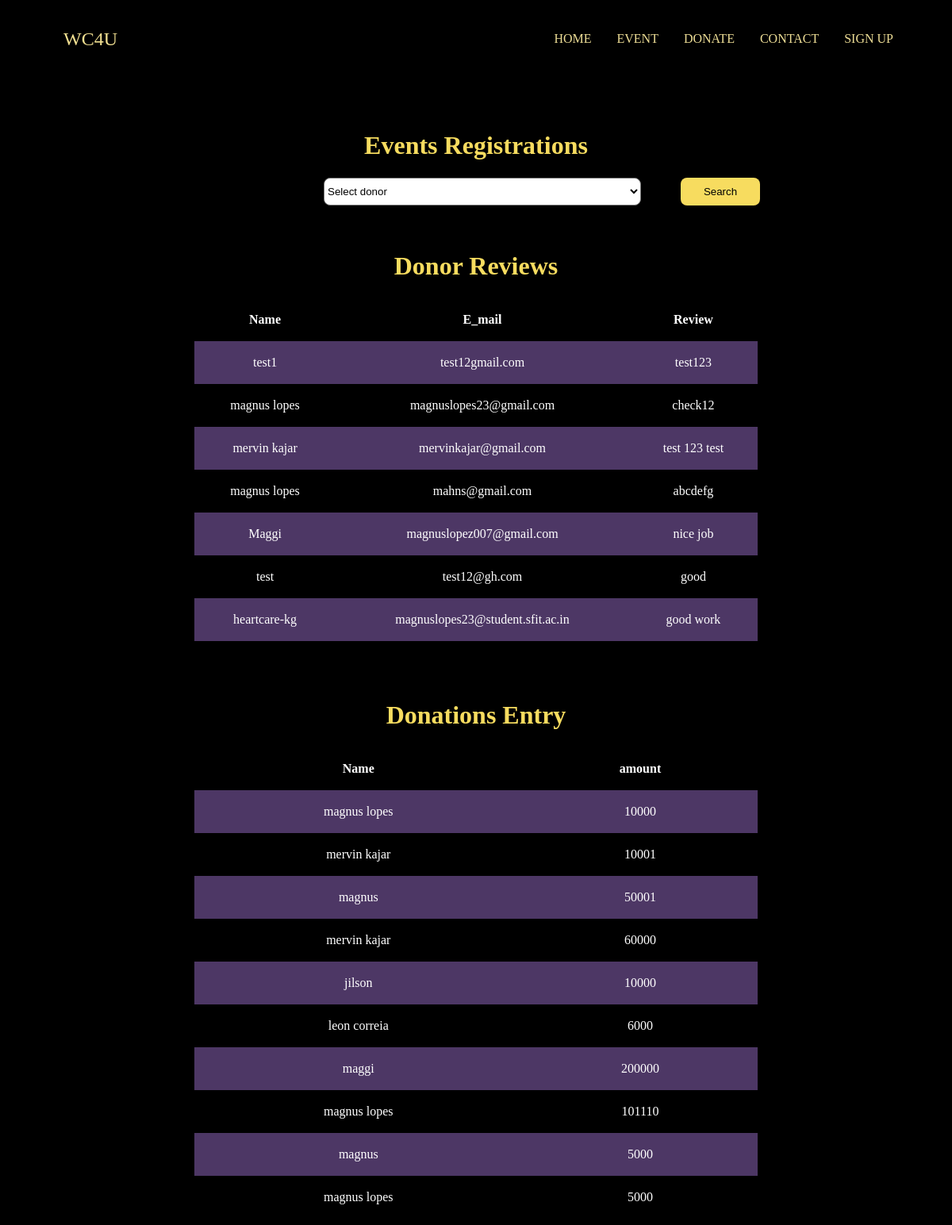
/details.php, run on the app's committed database.
### tables this page shows
CREATE TABLE `feedback` (
  `id` int(20) NOT NULL,
  `name` varchar(225) NOT NULL,
  `email` varchar(255) NOT NULL,
  `feedback` varchar(255) NOT NULL
);

CREATE TABLE `donation` (
  `id` int(20) NOT NULL,
  `fullname` varchar(225) NOT NULL,
  `amount` varchar(255) NOT NULL
);

### details.php (the view, shortened to what this page needs)
<!DOCTYPE html>
<html lang="en">
<head>
    <link rel="stylesheet" href="https://stackpath.bootstrapcdn.com/font-awesome/4.7.0/css/font-awesome.min.css">
    <link rel="stylesheet" href="./css/detail.css">
</head>
<body style="background-color:black">
        <nav class="navbar">
            <div class="brand-title">WC4U</div>
            <div class="navbar-links">
                <ul>
                    <li><a href="./index.html"> HOME</a></li>
                    <li><a href="./index.html#events">EVENT</a></li>
                    <li><a href="./index.html#donate">DONATE</a></li>
                    <li><a href="./index.html#contact">CONTACT</a></li>
                    <li><a href="signup.html">SIGN UP</a></li>
                </ul>
            </div>
        </nav>
            <br><br><br>
        <h1 style="color: #F7DC5F; text-align: center;">Events Registrations</h1>
        <div class="row">
    <div class="right">
     <select style="background-color:white; border-radius:8px; height:35px; width:400px;" name="donor_list" id="donor_list" class="form-control">
      <option value="">Select donor</option>
     </select>
    </div>
    <div class="left">
     <button type="button" name="search" id="search" class="button">Search</button>
    </div>
   </div>
   <br />
  <br><br><br>
  <h1 style="color: #F7DC5F; text-align: center;">Donor Reviews</h1>
<table>
    <tr>
    <th>Name</th>
    <th>E_mail</th>
    <th>Review</th>
    </tr>
    <?php
        $conn = mysqli_connect("localhost","id15478995_wecareforyou","Magnus@231012","id15478995_orphanage");
        $sql = "SELECT name,email, feedback FROM feedback";
        $result = $conn-> query($sql);
        if ($result-> num_rows >0) {
            while ($row = $result-> fetch_assoc()) {
                echo "<tr><td>".$row["name"]."</td><td>".$row["email"]."</td><td>".$row["feedback"]."</td></tr>";
            }
            echo "</table>";
        }
        else {
            echo "0 result";
        }
    ?>
<br><br><br>
<h1 style="color: #F7DC5F; text-align: center;">Donations Entry</h1>
<table>
    <tr>
    <th>Name</th>
    <th>amount</th>
    </tr>
    <?php
        $conn = mysqli_connect("localhost","id15478995_wecareforyou","Magnus@231012","id15478995_orphanage");
        $sql = "SELECT fullname, amount FROM donation";
        $result = $conn-> query($sql);
        if ($result-> num_rows >0) {
            while ($row = $result-> fetch_assoc()) {
                echo "<tr><td>".$row["fullname"]."</td><td>".$row["amount"]."</td></tr>";
            }
            echo "</table>";
        }
        else {
            echo "0 result";
        }
    ?>
</body>
</html>

### css/detail.css (style rules this page uses)
.navbar { display: flex; position: relative; justify-content: space-between; align-items: center; background-color: black; color: #f3e192; }
.brand-title { font-size: 1.5rem; margin-left: 4.5rem; }
.navbar-links { height: 100%; }
.navbar-links ul { display: flex; margin-right: 50px; padding: 0; }
.navbar-links li { list-style: none; }
.navbar-links li a { display: block; text-decoration: none; color: #eede96; padding: 1rem; }
.left { margin-left: 50px; background-color: black; float: left; }
.right { margin-left: 400px; background-color: black; float:left; }

### details.php (style rules this page uses)
.button { transition-duration: 0.4s; border:0px; height:35px; width:100px; background-color: #F7DC5F; border-radius:8px; }
table { border-collapse: collapse; width: 60%; margin-left: auto; margin-right: auto; color: white; }
th, td { text-align: left; padding: 18px; height: 10px; text-align:center; }
tr:nth-child(even) { background-color: #4D3765; }

### data on the page
feedback: name "test1", email "test12gmail.com", feedback "test123"
feedback: name "magnus lopes", email "magnuslopes23@gmail.com", feedback "check12"
feedback: name "mervin kajar", email "mervinkajar@gmail.com", feedback "test 123 test"
feedback: name "magnus lopes", email "mahns@gmail.com", feedback "abcdefg"
feedback: name "Maggi", email "magnuslopez007@gmail.com", feedback "nice job"
feedback: name "test", email "test12@gh.com", feedback "good"
feedback: name "heartcare-kg", email "magnuslopes23@student.sfit.ac.in", feedback "good work"
donation: fullname "magnus lopes", amount "10000"
donation: fullname "mervin kajar", amount "10001"
donation: fullname "magnus", amount "50001"
donation: fullname "mervin kajar", amount "60000"
donation: fullname "jilson", amount "10000"
donation: fullname "leon correia", amount "6000"
donation: fullname "maggi", amount "200000"
donation: fullname "magnus lopes", amount "101110"
donation: fullname "magnus", amount "5000"
donation: fullname "magnus lopes", amount "5000"
